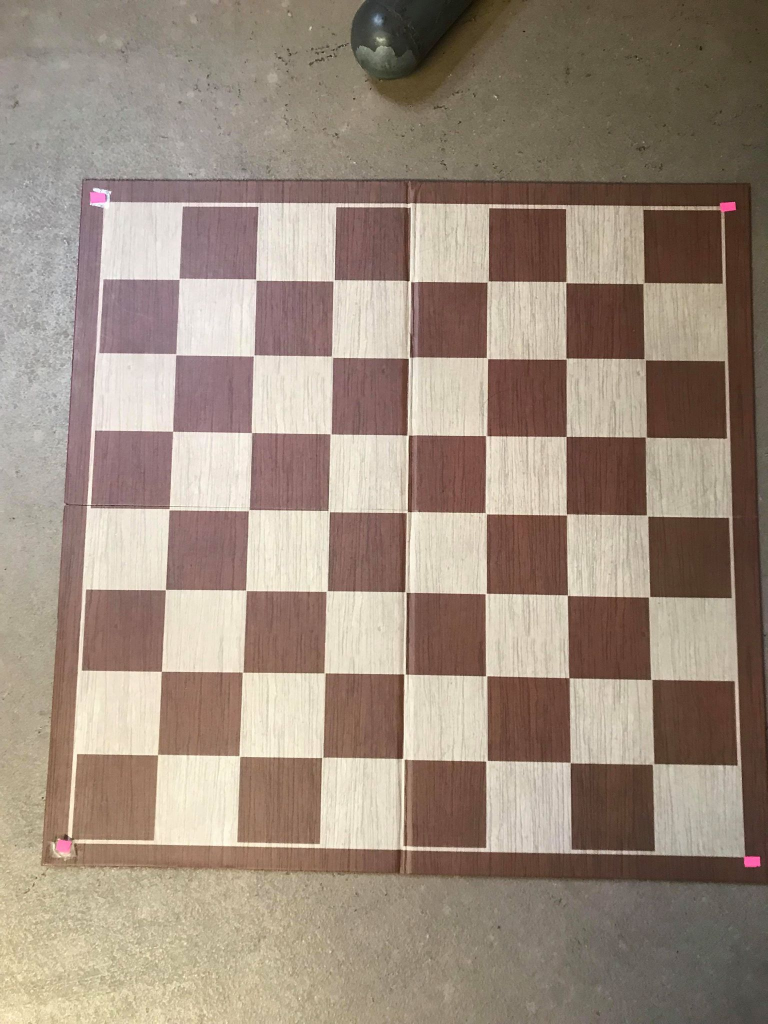
#> input picture pink_squares_matte.jpg, 1536 x 2048 px (shown at 1/2 size)
$ python edge.py
#> lines starting #> are read from the running program, lines starting #| are printed output that depends on the picture; after the words box and inside, x2 and y2 are one past the last pixel; in counts of white or black regions, pixels touching at a corner belong together

"""
simplified version of project


INITIAL IMAGE PROCESSING
_______________________________________________________________
static image
load into opencv
crop based on mark
resize to square for later processing
_______________________________________________________________


CELL/FIELD-BASED PROCESSING
_______________________________________________________________
Mark edges (where color intersects) (mainapp/conf.cfg, splitpoints (?))
	they seem to hard-code pixels that are splitpoints?
	have some slight success with canny --> findcontours --> array of contours --> then can do cell detection
go cell-by-cell:
	use Hough circle detection for pieces (see searchforpawn)
	detect color
Load array into pre-specified data structure for storing gamestate
_______________________________________________________________


MOVE PLANNING
_______________________________________________________________

Input gamestate into checkers heuristic
Output optimal move/log to console
_______________________________________________________________


Avg COLORS (within certain tolerances)
_______________________________________________________________
Black square: rgb(112, 91, 85)
White square: rgb(197, 184, 171)

Black peice: rgb(52, 51, 51)
White piece: rgb(208, 214, 170)


Ranges for pink squares:
R: 208-255
G: 37-161
B: 131-255

Ranges for blue dots (RGB)
(4, 0, 2)
(75, 29, 102)
"""
import cv2
import copy
import numpy as np
from matplotlib import pyplot as plt


img = cv2.imread('pink_squares_matte.jpg')
#> img is the input picture: shape (2048, 1536, 3); mean B, G, R 125.2, 139.4, 155.9

# print(img[1,1])
res = cv2.resize(img, (500, 400))
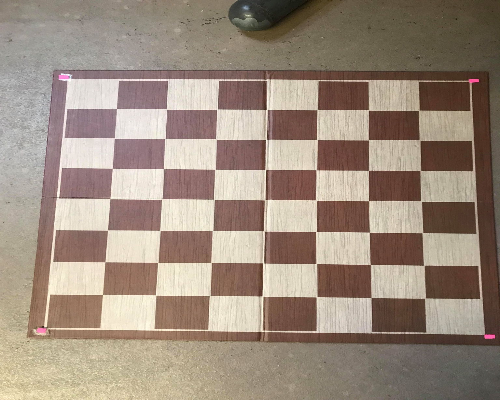
#> res: shape (400, 500, 3); mean B, G, R 125.1, 139.3, 155.8
# res2 = copy.deepcopy(res)

lowerp = [131, 37, 200]
upperp = [255, 161, 255]

lowerb = [2, 0, 4]
upperb = [47, 24, 50]
lower = np.array(lowerp)
upper = np.array(upperp)
p_in_range = []

for i in range(res.shape[1]):
    for j in range(res.shape[0]):
        if lower[0] <= res[j,i][0] <= upper[0] and lower[1] <= res[j,i][1] <= upper[1] and lower[2] <= res[j,i][2] <= upper[2]:
            p_in_range.append((i,j))

mask = cv2.inRange(res, lower, upper)
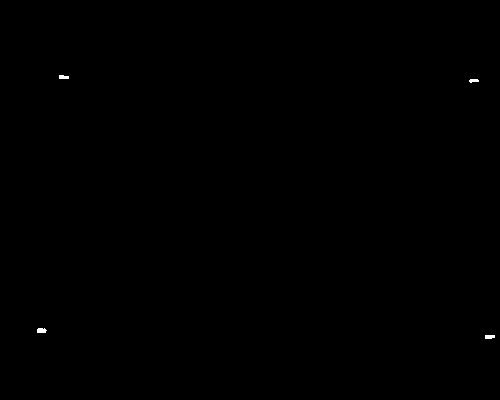
#> mask: shape (400, 500); 0.07% white; 4 white regions, box (x1, y1, x2, y2) and area: (37, 328, 47, 333) 43, (485, 335, 495, 339) 37, (59, 75, 69, 79) 35, (469, 79, 479, 83) 30
output = cv2.bitwise_and(res, res, mask=mask)

# print(res.size()[1])
#
cv2.imshow('image', output)
# print(mask)
cv2.waitKey(0)
cv2.destroyAllWindows()
print(len(p_in_range))
#| 145
print(p_in_range)
#> (printed output is left out)
